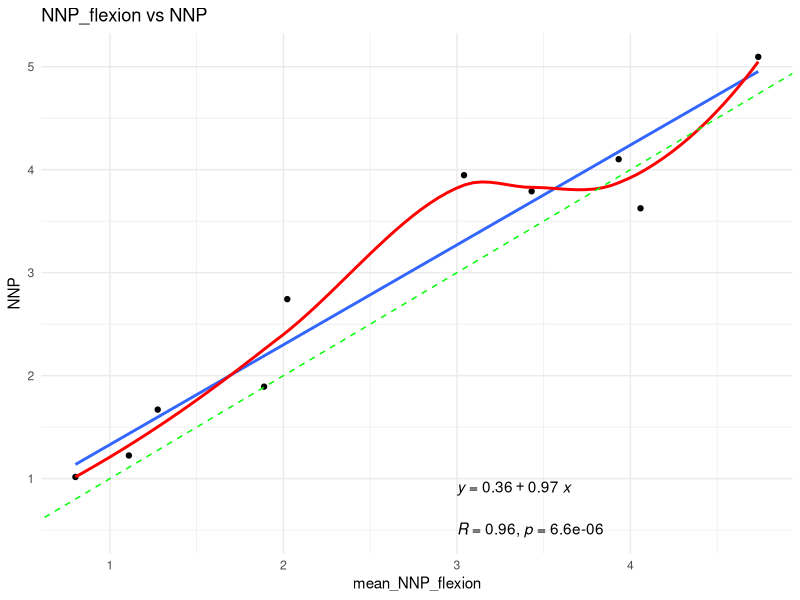
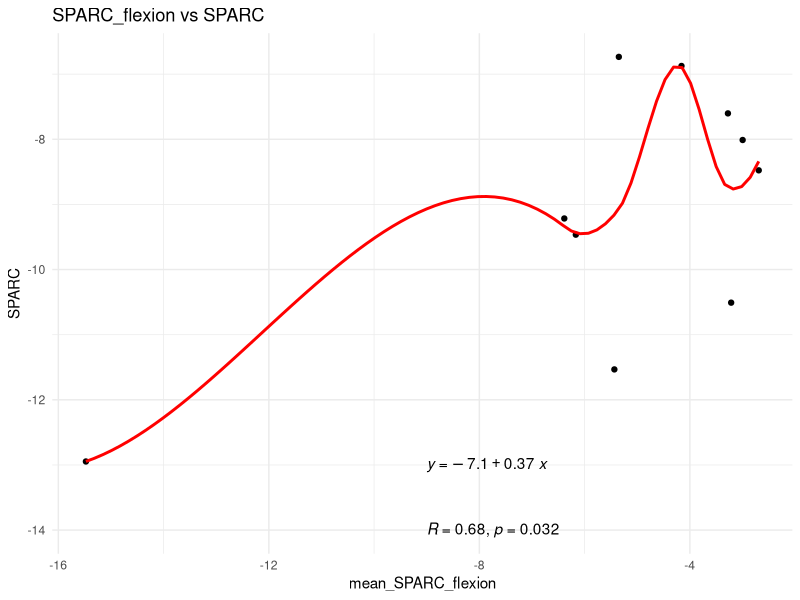
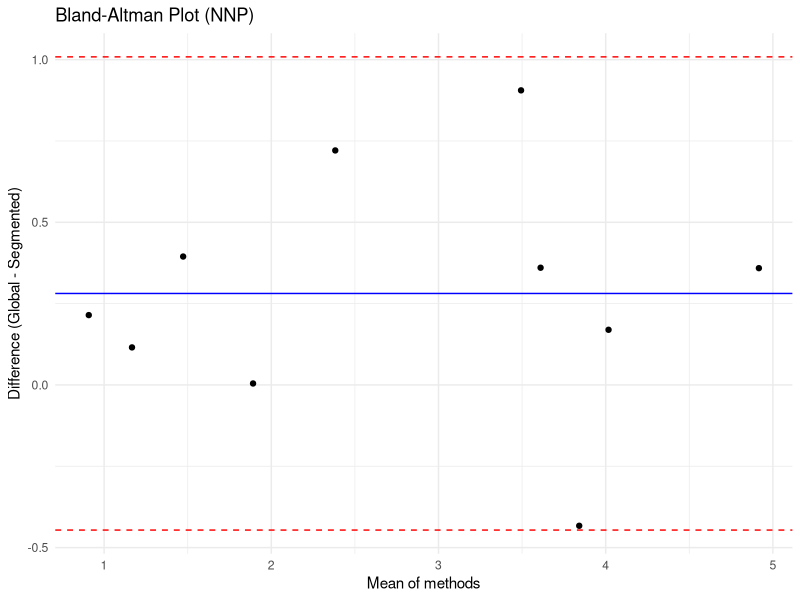
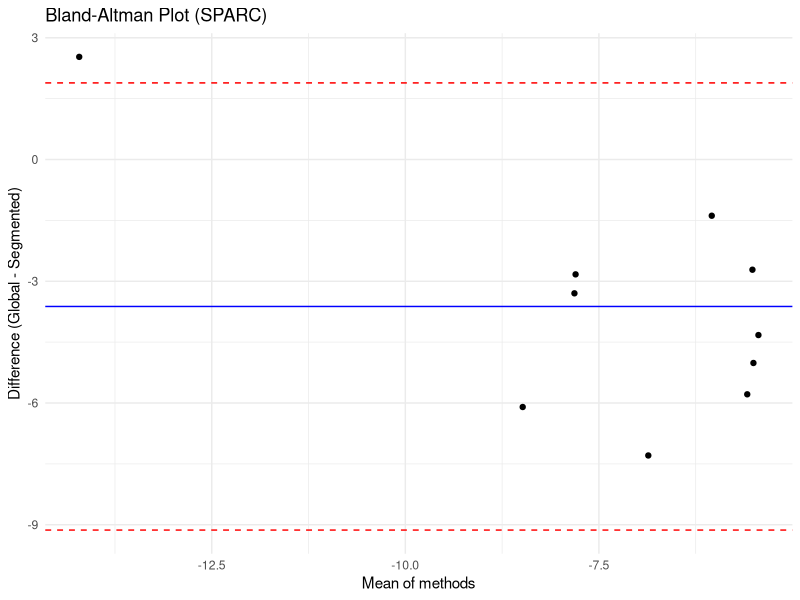

These figures' R source, in order:
## ---- chunk 1
# import libraries to read excel and compute a plot
library(readxl)
library(ggplot2)
library(ggpubr)
library(dplyr)
library(stringr)

## ---- chunk 2
# From data, import "results_repetition.xlsx"
data_subject <- read_excel("data/results_all.xlsx")
data_subject
## ---- chunk 3
# Plot NNP_flexion as a function of NNP
ggplot(data_subject, aes(x = mean_NNP_flexion, y = NNP)) +
  geom_point() +
  geom_smooth(method = "lm", se = FALSE) +
  geom_smooth(method = "loess", se = FALSE, color = "red") +
  geom_abline(slope = 1, intercept = 0, color = "green", linetype = "dashed") +
  # add the equation and the R-squared value to the plot
  stat_regline_equation(label.x = 3, label.y = 0.9) +
  stat_cor(method = "pearson", label.x = 3, label.y = 0.5) +
  labs(title = "NNP_flexion vs NNP",
       x = "mean_NNP_flexion",
       y = "NNP") +
  theme_minimal()
## ---- chunk 4
# Plot SPARC_flexion as a function of SPARC
ggplot(data_subject, aes(x = mean_SPARC_flexion, y = SPARC)) +
  geom_point() +
  #geom_smooth(method = "lm", se = FALSE) +
  geom_smooth(method = "loess", se = FALSE, color = "red") +
  #geom_abline(slope = 1, intercept = 0, color = "green", linetype = "dashed") +
  stat_regline_equation(label.x = -9, label.y = -13) +
  stat_cor(method = "pearson", label.x = -9, label.y = - 14) +  
  labs(title = "SPARC_flexion vs SPARC",
       x = "mean_SPARC_flexion",
       y = "SPARC") +
  theme_minimal()
  
## ---- chunk 5
# Compute the Bland-Altman test

data_subject$mean_NNP <- (data_subject$NNP + data_subject$mean_NNP_flexion) / 2
data_subject$diff_NNP <- data_subject$NNP - data_subject$mean_NNP_flexion

# Shapiro wilk test to test the normal distribution of the differences 
shapiro.test(data_subject$diff_NNP)

bias_NNP <- mean(data_subject$diff_NNP, na.rm = TRUE)
sd_NNP <- sd(data_subject$diff_NNP, na.rm = TRUE)

upper_NNP <- bias_NNP + 1.96 * sd_NNP
lower_NNP <- bias_NNP - 1.96 * sd_NNP

# Plot
ggplot(data_subject, aes(x = mean_NNP, y = diff_NNP)) +
  geom_point() +
  geom_hline(yintercept = bias_NNP, color = "blue") +
  geom_hline(yintercept = upper_NNP, linetype = "dashed", color = "red") +
  geom_hline(yintercept = lower_NNP, linetype = "dashed", color = "red") +
  labs(title = "Bland-Altman Plot (NNP)",
       x = "Mean of methods",
       y = "Difference (Global - Segmented)") +
  theme_minimal()

## ---- chunk 6

# Compute the Bland-Altman test
data_subject$mean_SPARC <- (data_subject$SPARC + data_subject$mean_SPARC_flexion) / 2
data_subject$diff_SPARC <- data_subject$SPARC - data_subject$mean_SPARC_flexion

# Shapiro wilk test to test the normal distribution of the differences 
shapiro.test(data_subject$diff_SPARC)

bias_SPARC <- mean(data_subject$diff_SPARC, na.rm = TRUE)
sd_SPARC <- sd(data_subject$diff_SPARC, na.rm = TRUE)

upper_SPARC <- bias_SPARC + 1.96 * sd_SPARC
lower_SPARC <- bias_SPARC - 1.96 * sd_SPARC

# Plot
ggplot(data_subject, aes(x = mean_SPARC, y = diff_SPARC)) +
  geom_point() +
  geom_hline(yintercept = bias_SPARC, color = "blue") +
  geom_hline(yintercept = upper_SPARC, linetype = "dashed", color = "red") +
  geom_hline(yintercept = lower_SPARC, linetype = "dashed", color = "red") +
  labs(title = "Bland-Altman Plot (SPARC)",
       x = "Mean of methods",
       y = "Difference (Global - Segmented)") +
  theme_minimal()

## ---- chunk 7
# % bias NNP
mean_NNP_all <- mean(c(data_subject$NNP, data_subject$mean_NNP_flexion), na.rm = TRUE)
perc_bias_NNP <- (bias_NNP / mean_NNP_all) * 100

# % bias SPARC
mean_SPARC_all <- mean(c(data_subject$SPARC, data_subject$mean_SPARC_flexion), na.rm = TRUE)
perc_bias_SPARC <- (bias_SPARC / mean_SPARC_all) * 100

ba_table <- data.frame(
  methode = c("NNP", "SPARC"),
  bias = c(bias_NNP, bias_SPARC),
  sd = c(sd_NNP, sd_SPARC),
  lower = c(lower_NNP, lower_SPARC),
  upper = c(upper_NNP, upper_SPARC), 
  perc_bias = c(perc_bias_NNP, perc_bias_SPARC) 
  )

ba_table
